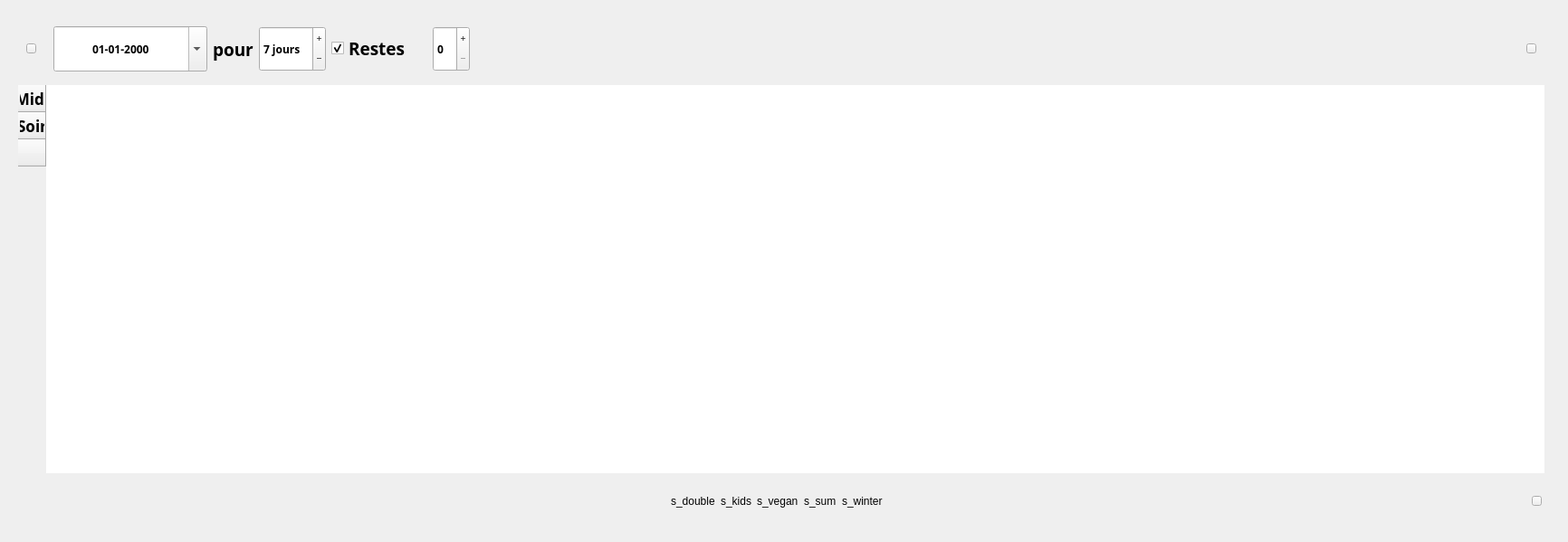
             <widget class="QWidget" name="page_carte">
              <property name="geometry">
               <rect>
                <x>0</x>
                <y>0</y>
                <width>1732</width>
                <height>599</height>
               </rect>
              </property>
              <attribute name="label">
               <string>Carte</string>
              </attribute>
              <layout class="QGridLayout" name="gridLayout_9">
               <item row="0" column="0">
                <widget class="QFrame" name="frame_carte">
                 <property name="frameShape">
                  <enum>QFrame::NoFrame</enum>
                 </property>
                 <property name="frameShadow">
                  <enum>QFrame::Raised</enum>
                 </property>
                 <layout class="QGridLayout" name="gridLayout_10">
                  <item row="1" column="0">
                   <widget class="QTableWidget" name="tW_menu">
                    <property name="font">
                     <font>
                      <family>Poiret One</family>
                      <pointsize>13</pointsize>
                      <weight>75</weight>
                      <italic>false</italic>
                      <bold>true</bold>
                     </font>
                    </property>
                    <property name="mouseTracking">
                     <bool>true</bool>
                    </property>
                    <property name="frameShape">
                     <enum>QFrame::NoFrame</enum>
                    </property>
                    <property name="lineWidth">
                     <number>0</number>
                    </property>
                    <property name="editTriggers">
                     <set>QAbstractItemView::AnyKeyPressed|QAbstractItemView::EditKeyPressed</set>
                    </property>
                    <property name="dragEnabled">
                     <bool>true</bool>
                    </property>
                    <property name="dragDropOverwriteMode">
                     <bool>false</bool>
                    </property>
                    <property name="dragDropMode">
                     <enum>QAbstractItemView::InternalMove</enum>
                    </property>
                    <property name="selectionMode">
                     <enum>QAbstractItemView::SingleSelection</enum>
                    </property>
                    <property name="iconSize">
                     <size>
                      <width>60</width>
                      <height>60</height>
                     </size>
                    </property>
                    <property name="textElideMode">
                     <enum>Qt::ElideMiddle</enum>
                    </property>
                    <property name="showGrid">
                     <bool>false</bool>
                    </property>
                    <row>
                     <property name="text">
                      <string>Midi</string>
                     </property>
                     <property name="font">
                      <font>
                       <family>Poiret One</family>
                       <weight>75</weight>
                       <bold>true</bold>
                      </font>
                     </property>
                     <property name="textAlignment">
                      <set>AlignCenter</set>
                     </property>
                    </row>
                    <row>
                     <property name="text">
                      <string>Soir</string>
                     </property>
                     <property name="font">
                      <font>
                       <family>Poiret One</family>
                       <weight>75</weight>
                       <bold>true</bold>
                      </font>
                     </property>
                     <property name="textAlignment">
                      <set>AlignCenter</set>
                     </property>
                    </row>
                    <row>
                     <property name="text">
                      <string/>
                     </property>
                     <property name="textAlignment">
                      <set>AlignCenter</set>
                     </property>
                    </row>
                   </widget>
                  </item>
                  <item row="0" column="0">
                   <widget class="QFrame" name="frame_2">
                    <property name="frameShape">
                     <enum>QFrame::NoFrame</enum>
                    </property>
                    <property name="frameShadow">
                     <enum>QFrame::Raised</enum>
                    </property>
                    <layout class="QGridLayout" name="gridLayout_13">
                     <item row="0" column="10">
                      <spacer name="horizontalSpacer_3">
                       <property name="orientation">
                        <enum>Qt::Horizontal</enum>
                       </property>
                       <property name="sizeHint" stdset="0">
                        <size>
                         <width>40</width>
                         <height>20</height>
                        </size>
                       </property>
                      </spacer>
                     </item>
                     <item row="0" column="0">
                      <widget class="QPushButton" name="pB_new_menu_2">
                       <property name="font">
                        <font>
                         <family>Poiret One</family>
                         <pointsize>-1</pointsize>
                         <weight>75</weight>
                         <italic>false</italic>
                         <bold>true</bold>
                        </font>
                       </property>
                       <property name="toolTip">
                        <string>Nouvelle carte</string>
                       </property>
                       <property name="text">
                        <string/>
                       </property>
                       <property name="iconSize">
                        <size>
                         <width>50</width>
                         <height>50</height>
                        </size>
                       </property>
                      </widget>
                     </item>
                     <item row="0" column="5">
                      <widget class="QCheckBox" name="cB_restes_2">
                       <property name="font">
                        <font>
                         <family>Poiret One</family>
                         <pointsize>14</pointsize>
                         <weight>75</weight>
                         <italic>false</italic>
                         <bold>true</bold>
                        </font>
                       </property>
                       <property name="toolTip">
                        <string>Le dernier repas, c'est les restes!</string>
                       </property>
                       <property name="text">
                        <string>Restes</string>
                       </property>
                       <property name="checked">
                        <bool>true</bool>
                       </property>
                      </widget>
                     </item>
                     <item row="0" column="2">
                      <widget class="QDateEdit" name="dateEdit_2">
                       <property name="minimumSize">
                        <size>
                         <width>170</width>
                         <height>50</height>
                        </size>
                       </property>
                       <property name="font">
                        <font>
                         <family>Poiret One</family>
                         <weight>75</weight>
                         <italic>false</italic>
                         <bold>true</bold>
                        </font>
                       </property>
                       <property name="styleSheet">
                        <string notr="true"/>
                       </property>
                       <property name="wrapping">
                        <bool>true</bool>
                       </property>
                       <property name="alignment">
                        <set>Qt::AlignCenter</set>
                       </property>
                       <property name="buttonSymbols">
                        <enum>QAbstractSpinBox::NoButtons</enum>
                       </property>
                       <property name="displayFormat">
                        <string>dd-MM-yyyy</string>
                       </property>
                       <property name="calendarPopup">
                        <bool>true</bool>
                       </property>
                      </widget>
                     </item>
                     <item row="0" column="7">
                      <widget class="QSpinBox" name="sB_desserts_2">
                       <property name="minimumSize">
                        <size>
                         <width>0</width>
                         <height>50</height>
                        </size>
                       </property>
                       <property name="font">
                        <font>
                         <family>Poiret One</family>
                         <weight>75</weight>
                         <italic>false</italic>
                         <bold>true</bold>
                        </font>
                       </property>
                       <property name="buttonSymbols">
                        <enum>QAbstractSpinBox::PlusMinus</enum>
                       </property>
                      </widget>
                     </item>
                     <item row="0" column="3">
                      <widget class="QLabel" name="label_9">
                       <property name="font">
                        <font>
                         <family>Poiret One</family>
                         <pointsize>14</pointsize>
                         <weight>75</weight>
                         <italic>false</italic>
                         <bold>true</bold>
                        </font>
                       </property>
                       <property name="text">
                        <string>pour</string>
                       </property>
                      </widget>
                     </item>
                     <item row="0" column="11">
                      <widget class="QPushButton" name="pB_modif">
                       <property name="font">
                        <font>
                         <family>Poiret One</family>
                         <pointsize>-1</pointsize>
                         <weight>75</weight>
                         <italic>false</italic>
                         <bold>true</bold>
                        </font>
                       </property>
                       <property name="toolTip">
                        <string>Modifier</string>
                       </property>
                       <property name="text">
                        <string/>
                       </property>
                       <property name="iconSize">
                        <size>
                         <width>40</width>
                         <height>40</height>
                        </size>
                       </property>
                       <property name="checkable">
                        <bool>true</bool>
                       </property>
                      </widget>
                     </item>
                     <item row="0" column="1">
                      <widget class="QLabel" name="label_date">
                       <property name="text">
                        <string/>
                       </property>
                       <property name="pixmap">
                        <pixmap>images/icon_date_3colors_t_LD.png</pixmap>
                       </property>
                       <property name="textInteractionFlags">
                        <set>Qt::LinksAccessibleByMouse|Qt::TextSelectableByMouse</set>
                       </property>
                      </widget>
                     </item>
                     <item row="0" column="4">
                      <widget class="QSpinBox" name="sB_days_2">
                       <property name="minimumSize">
                        <size>
                         <width>0</width>
                         <height>50</height>
                        </size>
                       </property>
                       <property name="font">
                        <font>
                         <family>Poiret One</family>
                         <weight>75</weight>
                         <italic>false</italic>
                         <bold>true</bold>
                        </font>
                       </property>
                       <property name="buttonSymbols">
                        <enum>QAbstractSpinBox::PlusMinus</enum>
                       </property>
                       <property name="keyboardTracking">
                        <bool>false</bool>
                       </property>
                       <property name="suffix">
                        <string> jours</string>
                       </property>
                       <property name="value">
                        <number>7</number>
                       </property>
                      </widget>
                     </item>
                     <item row="0" column="6">
                      <widget class="QLabel" name="label_dessert">
                       <property name="font">
                        <font>
                         <family>Poiret One</family>
                         <pointsize>14</pointsize>
                         <weight>75</weight>
                         <italic>false</italic>
                         <bold>true</bold>
                        </font>
                       </property>
                       <property name="toolTip">
                        <string>Desserts</string>
                       </property>
                       <property name="text">
                        <string/>
                       </property>
                       <property name="pixmap">
                        <pixmap>images/icon_cupcake_t.png</pixmap>
                       </property>
                      </widget>
                     </item>
                    </layout>
                   </widget>
                  </item>
                  <item row="2" column="0" colspan="2">
                   <widget class="QFrame" name="frame_button_2">
                    <property name="frameShape">
                     <enum>QFrame::NoFrame</enum>
                    </property>
                    <property name="frameShadow">
                     <enum>QFrame::Raised</enum>
                    </property>
                    <layout class="QGridLayout" name="gridLayout_14">
                     <item row="0" column="3">
                      <widget class="QPushButton" name="pB_save">
                       <property name="font">
                        <font>
                         <family>Poiret One</family>
                         <pointsize>-1</pointsize>
                         <weight>75</weight>
                         <italic>false</italic>
                         <bold>true</bold>
                        </font>
                       </property>
                       <property name="toolTip">
                        <string>Enregistrer dans l'Historique</string>
                       </property>
                       <property name="text">
                        <string/>
                       </property>
                       <property name="iconSize">
                        <size>
                         <width>50</width>
                         <height>50</height>
                        </size>
                       </property>
                      </widget>
                     </item>
                     <item row="0" column="1" alignment="Qt::AlignHCenter">
                      <widget class="QFrame" name="frame_score">
                       <property name="frameShape">
                        <enum>QFrame::NoFrame</enum>
                       </property>
                       <property name="frameShadow">
                        <enum>QFrame::Raised</enum>
                       </property>
                       <layout class="QGridLayout" name="gridLayout_11">
                        <item row="0" column="2">
                         <widget class="QLabel" name="label_s_vegan">
                          <property name="toolTip">
                           <string>Plats vegan</string>
                          </property>
                          <property name="text">
                           <string>s_vegan</string>
                          </property>
                         </widget>
                        </item>
                        <item row="0" column="4">
                         <widget class="QLabel" name="label_s_hiver">
                          <property name="toolTip">
                           <string>Plats d'hiver</string>
                          </property>
                          <property name="text">
                           <string>s_winter</string>
                          </property>
                         </widget>
                        </item>
                        <item row="0" column="3">
                         <widget class="QLabel" name="label_s_ete">
                          <property name="toolTip">
                           <string>Plats d'été</string>
                          </property>
                          <property name="text">
                           <string>s_sum</string>
                          </property>
                         </widget>
                        </item>
                        <item row="0" column="0">
                         <widget class="QLabel" name="label_s_double">
                          <property name="toolTip">
                           <string>Plats en double</string>
                          </property>
                          <property name="text">
                           <string>s_double</string>
                          </property>
                         </widget>
                        </item>
                        <item row="0" column="1">
                         <widget class="QLabel" name="label_s_kids">
                          <property name="toolTip">
                           <string>Plats enfants</string>
                          </property>
                          <property name="text">
                           <string>s_kids</string>
                          </property>
                         </widget>
                        </item>
                       </layout>
                      </widget>
                     </item>
                     <item row="0" column="2">
                      <spacer name="horizontalSpacer">
                       <property name="orientation">
                        <enum>Qt::Horizontal</enum>
                       </property>
                       <property name="sizeHint" stdset="0">
                        <size>
                         <width>40</width>
                         <height>20</height>
                        </size>
                       </property>
                      </spacer>
                     </item>
                     <item row="0" column="0">
                      <spacer name="horizontalSpacer_2">
                       <property name="orientation">
                        <enum>Qt::Horizontal</enum>
                       </property>
                       <property name="sizeHint" stdset="0">
                        <size>
                         <width>40</width>
                         <height>20</height>
                        </size>
                       </property>
                      </spacer>
                     </item>
                    </layout>
                   </widget>
                  </item>
                 </layout>
                </widget>
               </item>
              </layout>
             </widget>
